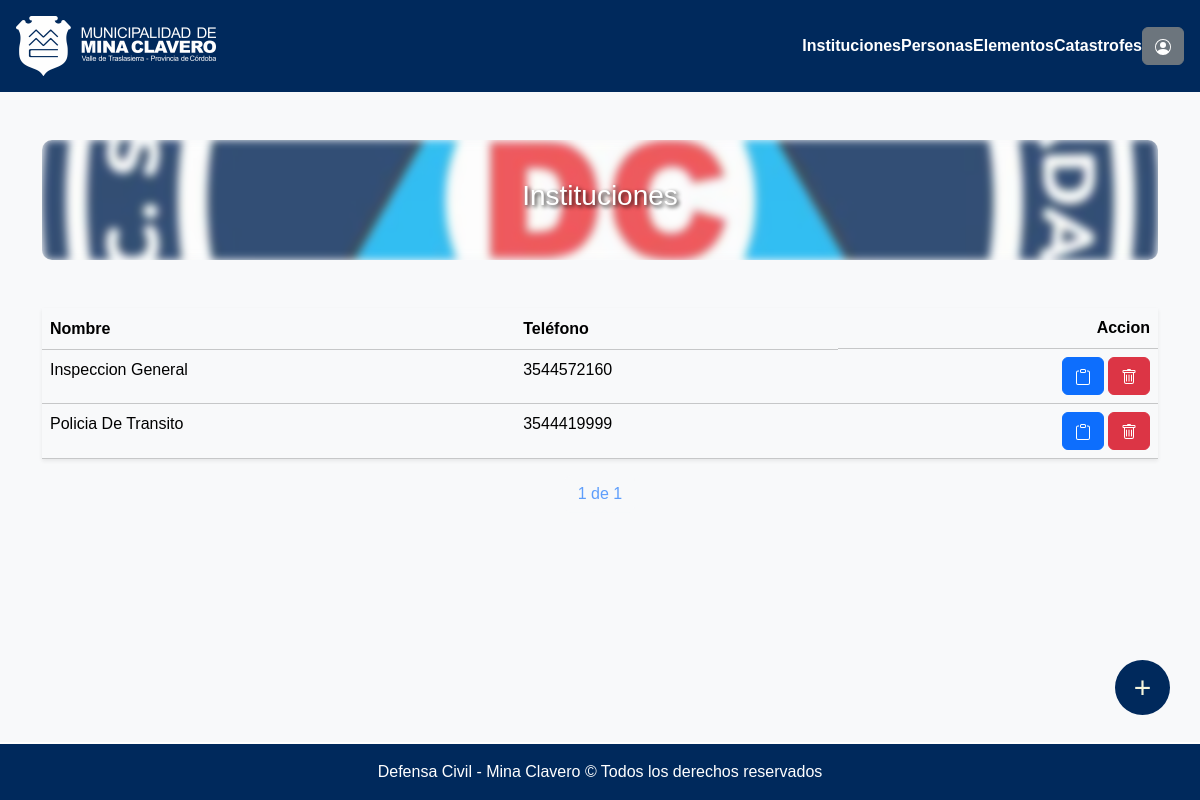
The page /instituciones/ (signed in) on the database as committed earlier.
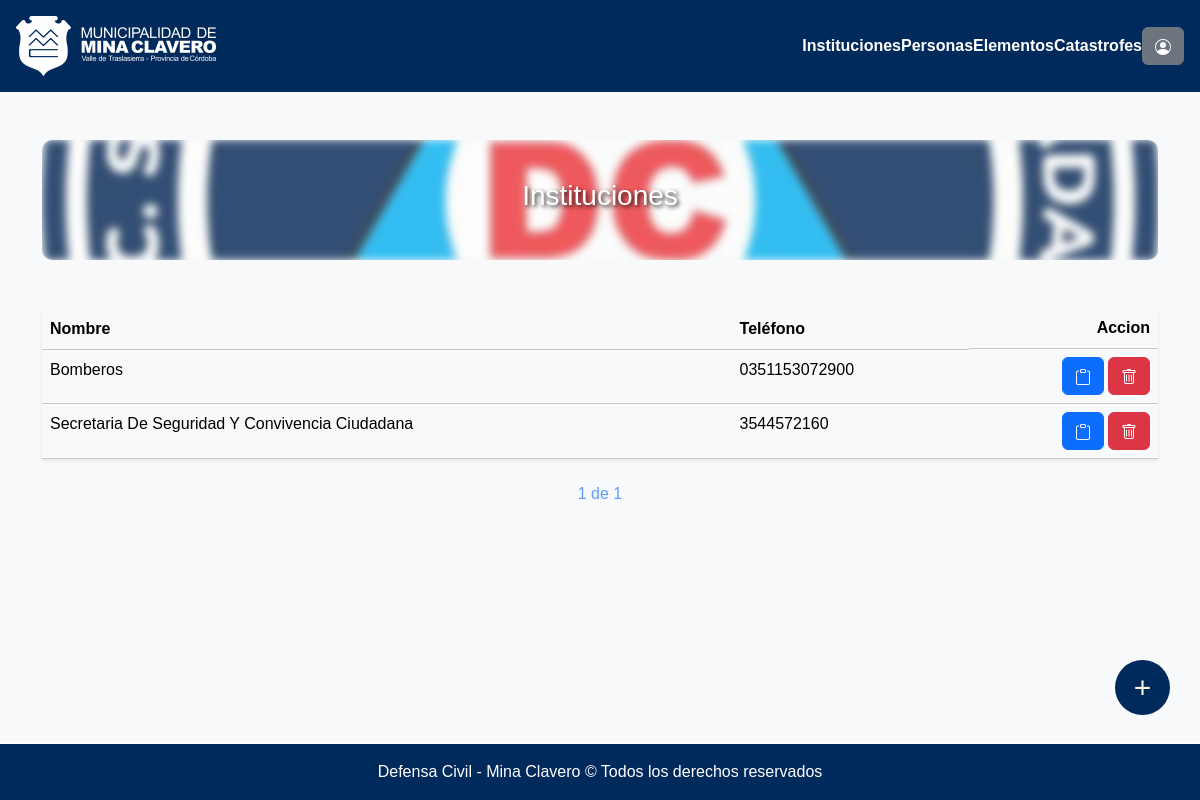
The same page on the database as committed later.
### seguridadVial/models.py (models this page shows, shortened)
class Institucion(models.Model):
    nombre = models.CharField(max_length=120)
    descripcion = models.CharField(max_length=240)
    direccion = models.CharField(max_length=120, default="", null=True, blank=True)
    email = models.CharField(max_length=120, default="", null=True, blank=True)
    telefono = models.CharField(max_length=30, default="",null=True, blank=True)

### seguridadVial/views.py (the view)
# urls.py: path("instituciones/", login_required(permission_required('seguridadVial.view_institucion')(views.ListaInstitucion.as_view())), name="listaInstituciones"),
class ListaInstitucion(ListView):
    model = Institucion
    template_name = os.path.join("defensaCivil", "listas", "listaInstituciones.html")
    context_object_name = 'instituciones'
    paginate_by = 7
    def get_queryset(self):
        return Institucion.objects.all().order_by('nombre')

### municipalidad/templates/defensaCivil/listas/listaInstituciones.html (shortened to what this page needs)
{% extends "defensaCivil/base.html" %}
{% load static %}
{% block contenido %}
<div class="container mt-5">
  <div class="cont mb-5">
    <h1 class="titulo fs-3 fs-md-2 fs-lg-1">Instituciones</h1>
  </div>
    <table class="table table-light shadow-sm mt-2">
        <thead class="bg-light">
          <tr>
            <th scope="col">Nombre</th>
            <th scope="col" class="d-none d-md-table-cell">Teléfono</th>
            <th scope="col" class="d-flex justify-content-end">Accion</th>
          </tr>
        </thead>
        <tbody>
          {% for i in instituciones %}
            {% if i.nombre != "institucion" %}
              <tr>
                <td style="cursor: pointer;" onclick="window.location.href='{% url 'modificarInstitucion' i.id %}'">{{ i.nombre | title}}</td>
                <td style="cursor: pointer;" class="d-none d-md-table-cell" onclick="window.location.href='{% url 'modificarInstitucion' i.id %}'">{{ i.telefono |default_if_none:"--" }}</td>
                <td class="d-none d-lg-table-cell">
                  <div class="d-flex justify-content-end align-items-center">
                      <a class="btn btn-sm- btn-primary" href="{% url 'institucionDetalle' i.id %}">
                      </a>
                      <a class="btn btn-danger ms-1" href="{% url 'borrarInstitucion' i.id %}">
                      </a>
                  </div>
                </td>
              </tr>
            {% endif %}
          {% endfor %}
        </tbody>
    </table>
    <div class="pagination justify-content-center">
        <span class="current-page btn btn-outline-light disabled text-primary mb-3">
            {{ page_obj.number }} de {{ page_obj.paginator.num_pages }}
        </span>
    </div>
    <a href={% url "nuevaInstitucion" %} class="customButton">+</a>
</div>
{% endblock %}

Rows that differ between the two databases and show on the page:
removed Institucion: nombre "Policia De Transito", telefono "3544419999"
added Institucion: nombre "Bomberos", telefono "0351153072900"
changed Institucion: nombre "Inspeccion General" → "Secretaria De Seguridad Y Convivencia Ciudadana"
